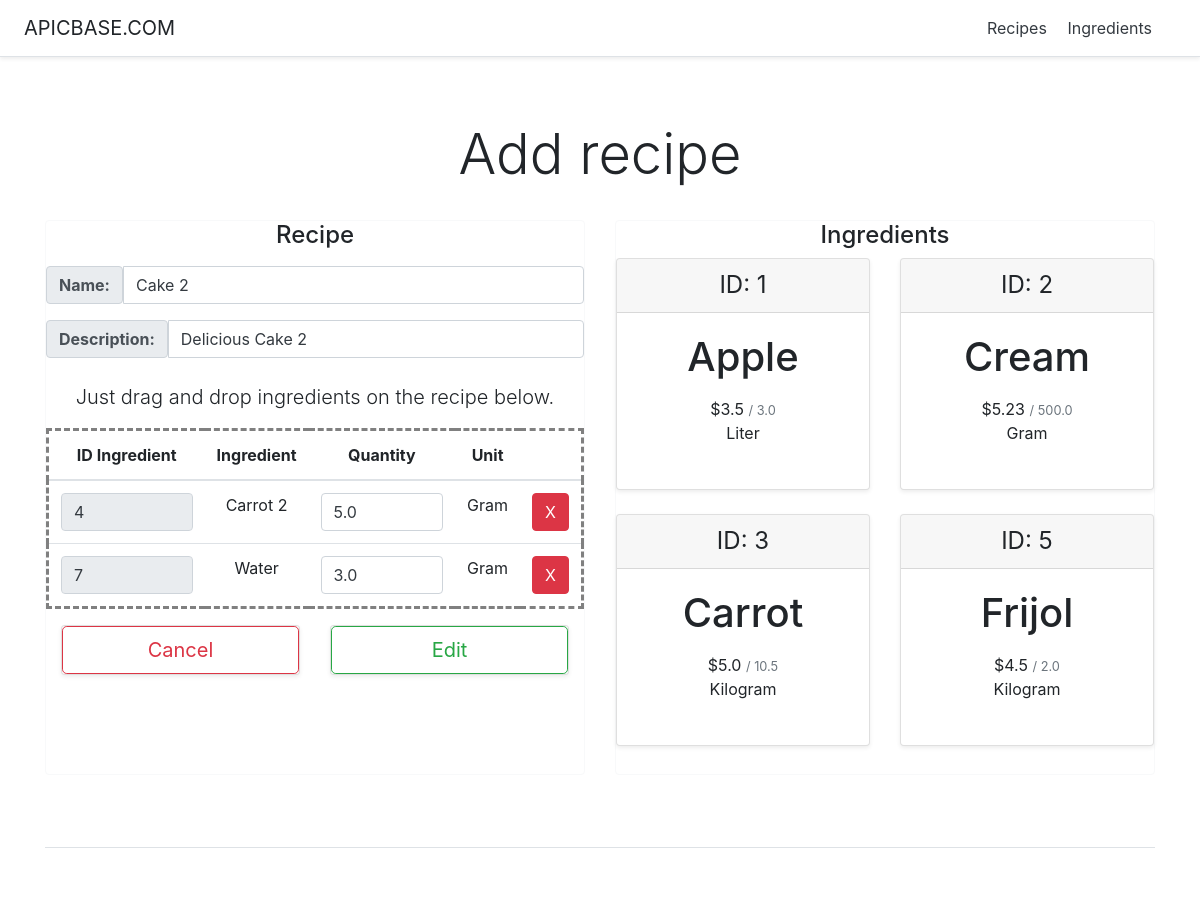
/recipeManager/4/edit, run on the app's committed database.
### recipeManager/models.py (models this page shows, shortened)
class Recipe(models.Model):
    id = models.AutoField(primary_key=True)
    name = models.CharField(max_length=200)
    description = models.CharField(max_length=200)
    ingredients = models.ManyToManyField(Ingredient, through='Recipe_Ingredients')

class Ingredient(models.Model):
    id = models.AutoField(primary_key=True)
    name = models.CharField(max_length=200)
    cost = models.FloatField()
    amount = models.FloatField()
    GRAMS='g.'
    KILOGRAMS='Kg.'
    CENTILITERS='cl.'
    LITERS='l.'
    UNIT_CHOICES = (
        (GRAMS, 'Gram'),
        (KILOGRAMS, 'Kilogram'),
        (CENTILITERS, 'Centiliter'),
        (LITERS, 'Liter')
    )
    unit = models.CharField(
        max_length=2,
        choices=UNIT_CHOICES,
        default=GRAMS,
    )

class Recipe_Ingredients(models.Model):
    recipe = models.ForeignKey(Recipe, on_delete=models.CASCADE)
    ingredient = models.ForeignKey(Ingredient, on_delete=models.CASCADE)
    quantity = models.FloatField()

### recipeManager/views.py (the view, shortened to what this page needs)
# urls.py: path('<int:recipe_id>/edit', views.EditRecipe, name='editRecipe'),
def EditRecipe(request, recipe_id):
    recipe = get_object_or_404(Recipe, pk=recipe_id)
    recipe_ingredients = Ingredient.objects.filter(recipe__id=recipe.id)
    context = {'recipe' : recipe}
    ingredients_list = Ingredient.objects.all()
    if len(recipe_ingredients) > 0 : context['recipe_ingredients'] = recipe_ingredients
    if len(ingredients_list) > 0 : context['ingredients_list'] = ingredients_list
    ingredientsCosts, totalCost = calculateCosts(recipe)
    context['ingredientsCosts'] = ingredientsCosts
    return render(request, "recipeManager/editRecipe.html", context)

### recipeManager/views.py (called while the page is built)
def calculateCosts(recipe):
    ingredients = Ingredient.objects.filter(recipe__id=recipe.id)
    totalCost = 0
    ingredientsCosts = []
    for ingredient in ingredients:
        quant = Recipe_Ingredients.objects.get(recipe__id = recipe.id, ingredient__id = ingredient.id).quantity
        costPerQuantity = round((ingredient.cost / ingredient.amount) * quant, 2)
        totalCost += costPerQuantity
        ingredientsCosts.append((ingredient, quant, costPerQuantity))
    return ingredientsCosts, round(totalCost, 2)

### recipeManager/templates/recipeManager/editRecipe.html (shortened to what this page needs)
<!DOCTYPE html>
<html lang="en">
   <head>
      {% load static %}
      <link href="{%static 'recipeManager/pricing.css'%}" rel="stylesheet">
      {% load static %}
      <link href="{%static 'recipeManager/bootstrap.min.css'%}" rel="stylesheet">
   </head>
   <body>
      <div class="d-flex flex-column flex-md-row align-items-center p-3 px-md-4 mb-3 bg-white border-bottom shadow-sm">
         <h5 class="my-0 mr-md-auto font-weight-normal">APICBASE.COM</h5>
         <nav class="my-2 my-md-0 mr-md-3">
            <a class="p-2 text-dark" href="{% url 'recipeManager:index' %}">Recipes</a>
            <a class="p-2 text-dark" href="{% url 'recipeManager:ingredients' %}">Ingredients</a>
         </nav>
      </div>
      <div class="pricing-header px-3 py-3 pt-md-5 pb-md-4 mx-auto text-center">
         <h1 class="display-4">Add recipe</h1>
      </div>
      <div class="container">
         <div class="card-deck mb-3 text-center">
            <div class="card mb-4 border-light">
              <form action="{% url 'recipeManager:editRecipe' recipe.id %}" method="post">
               <h4>Recipe</h4>
               <ul class="list-unstyled mt-3 mb-4">
                  <li>
                     <div class="input-group mb-3">
                        <label class="input-group-text" for="id_name"><b>Name:</b></label>
                        <input id="id_name" class="form-control text-dark" type="text" required name="name" value="{{ recipe.name }}">
                     </div>
                  </li>
                  <li>
                     <div class="input-group mb-3">
                        <label class="input-group-text" for="id_description"><b>Description:</b></label>
                        <input id="id_description" class="form-control text-dark" type="text" required name="description" value="{{ recipe.description }}">
                     </div>
                  </li>
               </ul>
               <p class="lead">Just drag and drop ingredients on the recipe below.</p>
               <table style="border-style: dashed;" id="table" class="table table-hover" ondrop="drop(event)" ondragover="allowDrop(event)">
                  <thead>
                     <tr>
                        <th scope="col">ID Ingredient</th>
                        <th scope="col">Ingredient</th>
                        <th scope="col">Quantity</th>
                        <th scope="col">Unit</th>
                        <th></th>
                     </tr>
                  </thead>
                  <tbody>
                    {% if recipe_ingredients %}
                      {% for ingredient, quantity, cost in ingredientsCosts %}
                        <tr id="rowID{{ ingredient.id }}">
                          <td>
                            <input id="ingredient_id{{ ingredient.id }}" type="text" class="form-control text-dark" name="ingredient_id" required readonly="readonly" value="{{ ingredient.id }}">
                          </td>
                          <td>{{ ingredient.name }}</td>
                          <td>
                            <input type="number" step="0.01" name="quantity" required class="form-control text-dark" value="{{ quantity }}">
                          </td>
                          <td>{{ ingredient.get_unit_display }}</td>
                          <td>
                            <button id="remove{{ingredient.id}}" class="btn btn-danger" type="button" name="button" onclick="remove({{ingredient.id}})">X</button>
                          </td>
                        </tr>
                      {% endfor %}
                     {% endif %}
                  </tbody>
               </table>
               <div class="container">
                  <div class="card-deck mb-3 text-center">
                     <div id="cancelButtonSection" class="card mb-4 shadow-sm">
                        <a href="{% url 'recipeManager:recipeDetail' recipe.id %}" style="text-decoration:none;">
                        <button type="button" class="btn btn-lg btn-block btn-outline-danger">Cancel</button>
                        </a>
                     </div>
                     <div id="saveButtonSection" class="card mb-4 shadow-sm">
                        <button id="saveButton" type="submit" class="btn btn-lg btn-block btn-outline-success">Edit</button>
                     </div>
                  </div>
               </div>
             </form>
            </div>
            <div class="card mb-4 border-light">
               <h4>Ingredients</h4>
               <div class="card-deck mb-3 text-center data-spy="scroll" style="position: relative;max-height:500px;overflow-y: scroll;">
                  {% if ingredients_list %}
                    {% for ingredient in ingredients_list %}
                      {% if recipe_ingredients %}
                        {% if ingredient not in recipe_ingredients %}
                          <div id="{{ ingredient.id }}" draggable="true" ondragstart="drag(event)" class="card mb-4 shadow-sm">
                             <div class="card-header">
                                <h4 id="igredientId{{ ingredient.id }}" class="my-0 font-weight-normal">ID: {{ ingredient.id }}</h4>
                             </div>
                             <div class="card-body">
                                <h1 id="ingredientName{{ ingredient.id }}" class="card-title pricing-card-title">{{ ingredient.name }}</h1>
                                <ul class="list-unstyled mt-3 mb-4">
                                   <li>${{ ingredient.cost }} <small class="text-muted">/ {{ ingredient.amount }}</small></li>
                                   <li id="ingredientUnit{{ ingredient.id }}">{{ ingredient.get_unit_display }}</li>
                                </ul>
                             </div>
                          </div>
                        {% endif %}
                      {% endif %}
                    {% endfor %}
                  {% else %}
                    <p><strong>No ingredients available.</strong></p>
                  {% endif %}
               </div>
            </div>
         </div>
         <footer class="pt-4 my-md-5 pt-md-5 border-top"></footer>
      </div>
   </body>
</html>

### recipeManager/static/recipeManager/pricing.css (style rules this page uses)
html { font-size: 14px; }
@media (min-width: 768px) { html { font-size: 16px; } }
.container { max-width: 960px; }
.pricing-header { max-width: 700px; }
.card-deck .card { min-width: 220px; }

### data on the page
Recipe: name "Cake 2", description "Delicious Cake 2"
Ingredient: ingredient_id "4", name "Carrot 2", quantity "5.0", unit "Gram"
Ingredient: ingredient_id "7", name "Water", quantity "3.0", unit "Gram"
Ingredient: id "1", name "Apple", cost "3.5", amount "3.0", unit "Liter"
Ingredient: id "2", name "Cream", cost "5.23", amount "500.0", unit "Gram"
Ingredient: id "3", name "Carrot", cost "5.0", amount "10.5", unit "Kilogram"
Ingredient: id "5", name "Frijol", cost "4.5", amount "2.0", unit "Kilogram"
